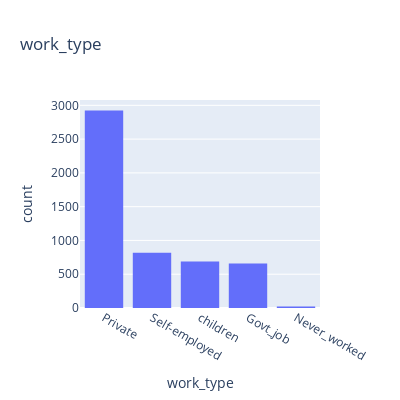

Notebook source saved alongside this figure:
### Code cell
print (f'{round(df["work_type"].value_counts(normalize=True)*100,2)}')
fig = px.histogram(df, x="work_type", title='work_type', width=400, height=400)
fig.update_layout(xaxis={'categoryorder':'total descending'})
fig.show()

### Figure 1 — Plotly figure (JSON) as saved in the notebook; plotly's stock layout.template omitted (floating-point values rounded to 4 significant figures; data arrays with more than 128 entries replaced by an {"elided": "..."} marker saying what was removed)
{"data": [{"alignmentgroup": "True", "bingroup": "x", "hovertemplate": "work_type=%{x}<br>count=%{y}<extra></extra>", "legendgroup": "", "marker": {"color": "#636efa", "pattern": {"shape": ""}}, "name": "", "offsetgroup": "", "orientation": "v", "showlegend": false, "type": "histogram", "x": {"elided": "5110 str values"}, "xaxis": "x", "yaxis": "y"}], "layout": {"barmode": "relative", "height": 400, "legend": {"tracegroupgap": 0}, "title": {"text": "work_type"}, "width": 400, "xaxis": {"anchor": "y", "categoryorder": "total descending", "domain": [0, 1], "title": {"text": "work_type"}}, "yaxis": {"anchor": "x", "domain": [0, 1], "title": {"text": "count"}}}}
